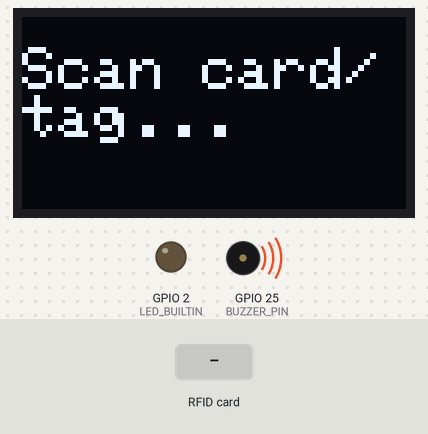
A program run on a simulated ESP32. Parts: 128×64 one-colour display, output pins drawn as LEDs (lit = HIGH), buzzer (waves = sounding, pin HIGH). The test bench sets the inputs (shaded band). WiFi joins after 1.5 s; servers stay silent unless stated; uploads are accepted with an empty reply; what the program prints to the serial monitor is not drawn.

Above: at 4.8 s.
4.9 s: RFID card 5E 7A 19 C4 held to the reader
At 5.6 s:
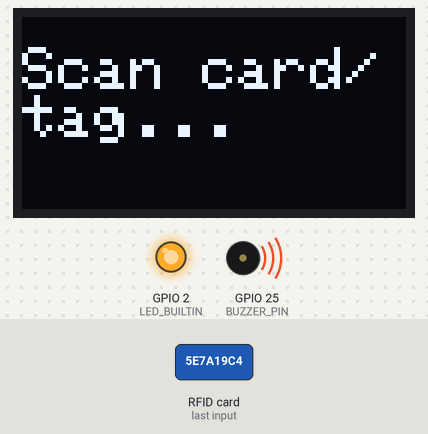
At 7.0 s:
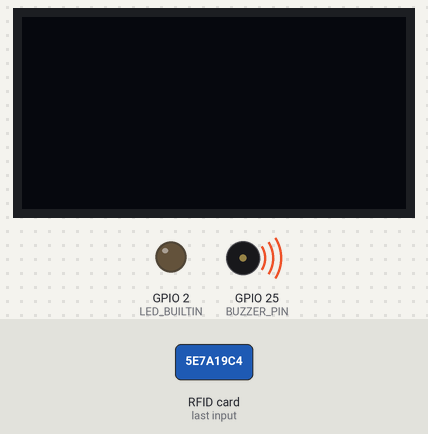
7.3 s: RFID card 5E 7A 19 C4 held to the reader
At 8.7 s:
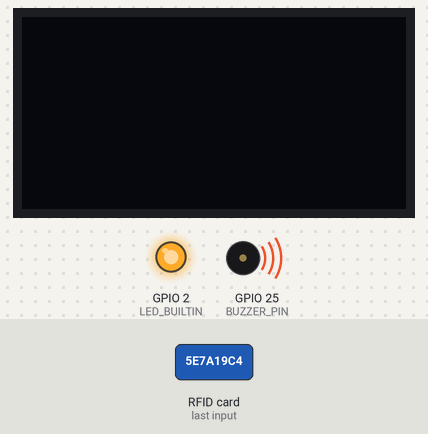
Timing chart, 0 to 10.5 s (numbered marks = the images above; inputs shaded):
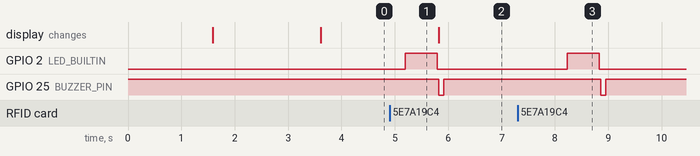

Measured:
- after the input at 4.9 s, GPIO 2 (LED_BUILTIN): LOW → HIGH after 0.29 s, → LOW 0.60 s later; GPIO 25 (BUZZER_PIN): HIGH → LOW after 0.92 s, → HIGH 0.10 s later
- after the input at 7.3 s, GPIO 2 (LED_BUILTIN): LOW → HIGH after 0.93 s, → LOW 0.60 s later; GPIO 25 (BUZZER_PIN): HIGH → LOW after 1.6 s, → HIGH 0.10 s later

The program:

main.cpp
```cpp
#include <MFRC522v2.h>
#include <MFRC522DriverSPI.h>
//#include <MFRC522DriverI2C.h>
#include <MFRC522DriverPinSimple.h>
#include <MFRC522Debug.h>
#include "WiFi.h"
#include <HTTPClient.h>
#include <Wire.h>
#include <Adafruit_GFX.h>
#include <Adafruit_SSD1306.h>

#define LED_BUILTIN 2
#define SCREEN_WIDTH 128 // OLED display width, in pixels
#define SCREEN_HEIGHT 64 // OLED display height, in pixels
#define BUZZER_PIN 25

// Declaration for an SSD1306 display connected to I2C (SDA, SCL pins)
Adafruit_SSD1306 display(SCREEN_WIDTH, SCREEN_HEIGHT, &Wire, -1);

const char* ssid = "16 Burns Road Wifi";
const char* password = "Jordaan1234567";
// const char* serverUrl = "https://api.sagestudy.co.za/api/v1/health/";
const char* serverUrl = "https://api.sagestudy.co.za/api/v1/attendance/addAttendance";

// Learn more about using SPI/I2C or check the pin assigment for your board: https://github.com/OSSLibraries/Arduino_MFRC522v2#pin-layout
MFRC522DriverPinSimple ss_pin(5);

MFRC522DriverSPI driver{ss_pin}; // Create SPI driver
//MFRC522DriverI2C driver{};     // Create I2C driver
MFRC522 mfrc522{driver};         // Create MFRC522 instance

MFRC522::MIFARE_Key key;

byte studentNumberBlockAddress = 1;
byte studentNameBlockAddress = 2;
// byte newBlockData[17] = {"402308195       "};
//byte newBlockData[16] = {0,0,0,0,0,0,0,0,0,0,0,0,0,0,0,0};   // CLEAR DATA
byte bufferblocksize = 18;
byte studentNumberBlockDataRead[18];
byte studentNameBlockDataRead[18];

// #############Function Declarations##################

bool connectToWiFi();
void makeHttpGetRequest();
void listenForTags();
void readFromBlock(byte blockAddress, byte* blockDataRead, byte bufferBlockSize);
void writeToBlock(byte blockAddress, byte* newBlockData);
void blinkBuiltInLED();
void useBuzzer();
void showTextOnDisplayReplace(String text, int textSize, bool clearDisplay);
String turnByteToString(byte* byte);
String shortenStringToFitScreen(String text);

// ############################################

void setup() {
  Serial.begin(115200);  // Initialize serial communication
  while (!Serial);       // Do nothing if no serial port is opened (added for Arduinos based on ATMEGA32U4).

  pinMode(LED_BUILTIN, OUTPUT);
  pinMode(BUZZER_PIN, OUTPUT);
  digitalWrite(BUZZER_PIN, HIGH);

  mfrc522.PCD_Init();    // Init MFRC522 board.
  // Serial.println(F("Warning: this example overwrites a block in your card, use with care!"));
  Serial.println("Scan a card/tag...");

  // Prepare key - all keys are set to FFFFFFFFFFFF at chip delivery from the factory.
  for (byte i = 0; i < 6; i++) {
    key.keyByte[i] = 0xFF;
  }
  // WiFi connection
  if (!connectToWiFi()) {
    Serial.println("Check credentials or hardware.");
    while (1);
  }

  if(!display.begin(SSD1306_SWITCHCAPVCC, 0x3C)) { // Address 0x3D for 128x64
    Serial.println(F("SSD1306 allocation failed"));
    for(;;);
  }

  delay(2000);
  showTextOnDisplayReplace("Scan card/tag...", 2, true);
}

void loop() {
  listenForTags();
}

void listenForTags() {
  // Check if a new card is present
  if (!mfrc522.PICC_IsNewCardPresent() || !mfrc522.PICC_ReadCardSerial()) {
    delay(500);
    return;
  }

  // Display card UID
  Serial.print("----------------\nCard UID: ");
  // MFRC522Debug::PrintUID(Serial, (mfrc522.uid)); // use in arduino IDE
  MFRC522Debug::PICC_DumpDetailsToSerial(mfrc522, Serial, &(mfrc522.uid)); // use in PlatformIO
  Serial.println();

  readFromBlock(studentNumberBlockAddress, studentNumberBlockDataRead, bufferblocksize);
  readFromBlock(studentNameBlockAddress, studentNameBlockDataRead, bufferblocksize);

  String studentNumber = shortenStringToFitScreen(turnByteToString(studentNumberBlockDataRead));
  String studentName = shortenStringToFitScreen(turnByteToString(studentNameBlockDataRead));

  String displayText = studentNumber + "\n" + studentName;
  showTextOnDisplayReplace(displayText, 2, true);
  useBuzzer();

  makeHttpPostRequest(studentNumber);

  // Halt communication with the card
  mfrc522.PICC_HaltA();
  mfrc522.PCD_StopCrypto1();

  delay(2000);  // Delay for readability
}

bool connectToWiFi() {
  //Configures the ESP32 to operate in Station (STA) mode (i.e., as a client that connects to a router).
  // Disables unused modes (like Access Point mode) to save resources.
  WiFi.mode(WIFI_STA);
  WiFi.begin(ssid, password);

  Serial.println("Connecting to WiFi...");
  // millis() Gets the current time (in milliseconds) since the ESP32 started.
  // Purpose: Stores the start time to enforce a 20-second timeout (prevents infinite hanging).
  unsigned long startAttemptTime = millis();

  while (WiFi.status() != WL_CONNECTED && millis() - startAttemptTime < 20000) {
    delay(500);
    Serial.print(".");
  }

  if (WiFi.status() != WL_CONNECTED) {
    Serial.println("\nFailed to connect!");
    return false;
  }

  Serial.println("\nConnected!");
  Serial.print("IP Address: ");
  Serial.println(WiFi.localIP());
  return true;
}

void makeHttpGetRequest() {
  if (WiFi.status() == WL_CONNECTED) {
    HTTPClient http;
    http.begin(serverUrl);

    int httpCode = http.GET();  // Send the GET request

    if (httpCode > 0) {  // Check for a response
      String payload = http.getString();  // Get the response payload
      Serial.print("HTTP Response Code: ");
      Serial.println(httpCode);
      Serial.print("Response: ");
      Serial.println(payload);
    } else {
      Serial.print("GET request failed. Error: ");
      Serial.println(http.errorToString(httpCode).c_str());
    }
    http.end();  // Free resources
  }
}

void makeHttpPostRequest(const String& userId) {
  if (WiFi.status() == WL_CONNECTED) {
    HTTPClient http;

    // Add userId as a query parameter
    String urlWithParams = String(serverUrl) + "?studentNumber=" + userId;
    http.begin(urlWithParams);

    int httpCode = http.POST("");  // Send POST request with empty body

    if (httpCode > 0) {
      Serial.print("HTTP Response code: ");
      Serial.println(httpCode);

      String payload = http.getString();
      Serial.print("Response: ");
      Serial.println(payload);
    } else {
      Serial.print("POST request failed. Error: ");
      Serial.println(http.errorToString(httpCode).c_str());
    }

    http.end();  // Free resources
  } else {
    Serial.println("WiFi not connected");
  }
}


void readFromBlock(byte blockAddress, byte* blockDataRead, byte bufferBlockSize = 18) {
  //##############################
  //In RFID communication with MIFARE Classic cards, authentication must be performed before reading or writing data blocks. There are two keys per sector on a MIFARE Classic card:
  // 1. Key
  // 2. Key B
  // These keys control access to the data in that sector.
  // 0x60 -> authenticate with Key A
  // 0x61 -> authenticate with Key B
  //#############################
  // Authenticate the specified block using KEY_A = 0x60
  if (mfrc522.PCD_Authenticate(0x60, blockAddress, &key, &(mfrc522.uid)) != 0) {
    Serial.println("Authentication failed.");
    return;
  }

  // Read data from the specified block
  if (mfrc522.MIFARE_Read(blockAddress, blockDataRead, &bufferBlockSize) != 0) {
    Serial.println("Read failed.");
  } else {
    Serial.println("Read successfully!");
    Serial.print("Data in block ");
    Serial.print(blockAddress);
    Serial.print(": ");
    for (byte i = 0; i < 16; i++) {
      Serial.print((char)blockDataRead[i]);  // Print as character
    }
    Serial.println();

    blinkBuiltInLED();
  }

}

void writeToBlock(byte blockAddress, byte* newBlockData) {
  // Authenticate the specified block using KEY_A = 0x60
  if (mfrc522.PCD_Authenticate(0x60, blockAddress, &key, &(mfrc522.uid)) != 0) {
    Serial.println("Authentication failed.");
    return;
  }

  // Write data to the specified block
  if (mfrc522.MIFARE_Write(blockAddress, newBlockData, 16) != 0) {
    Serial.println("Write failed.");
  } else {
    Serial.print("Data written successfully in block: ");
    Serial.println(blockAddress);
  }

}

void blinkBuiltInLED() {
  digitalWrite(LED_BUILTIN, HIGH); // LED ON
  delay(300);                     // Wait 1 second
  digitalWrite(LED_BUILTIN, LOW);  // LED OFF
}

void useBuzzer() {
  digitalWrite(BUZZER_PIN, LOW); // Buzzer on
  delay(100);
  digitalWrite(BUZZER_PIN, HIGH);  // Buzzer off
  delay(100);
}

void showTextOnDisplayReplace(String text, int textSize, bool clearDisplay) {
  if(clearDisplay) {
    display.clearDisplay();
  }
  display.setTextSize(textSize);
  display.setTextColor(WHITE);
  display.setCursor(0, 10);
  // Display static text
  display.println(text);
  display.display();
}

String turnByteToString(byte* byte) {
  String text = "";
  for (int i = 0; i < 16; i++) {
    if (byte[i] == 0) break; // Stop at null terminator
    text += (char)byte[i];
  }
  return text;
}

String shortenStringToFitScreen(String text) {
  if (text.length() > 10) {
    return text.substring(0, 10);
  }
  return text;
}
```
